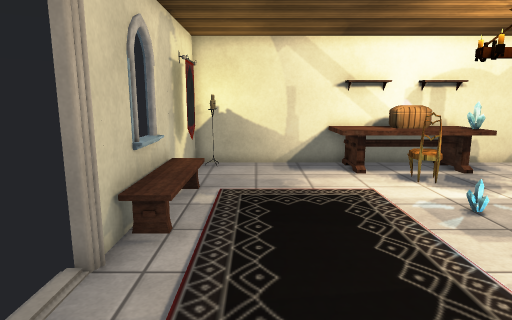
view 1 (above)

16 first-person views from a walk through a scene from a Unity 3-D project. The camera is 1.5 m above the floor, tilts 10° down and sees 75° across. The floor is counted in squares, 0.5 m on a side. Each view is taken from the middle of a square. On the plan, view 1 faces up. The plan holds only what a view shows up to about 20 squares ahead; the rest is blank. Some animated figures are not drawn. Door leaves are left out, so doorways stand open. Some surface patterns are stand-ins.

view 2
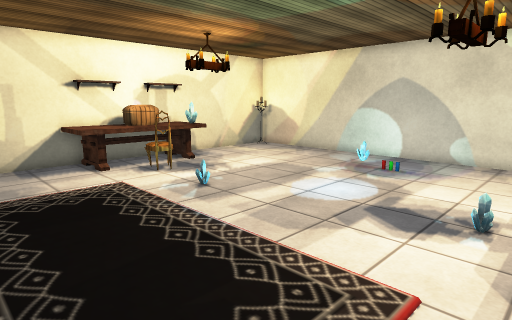

view 3
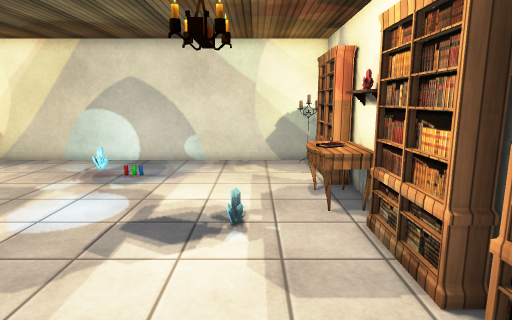

view 4
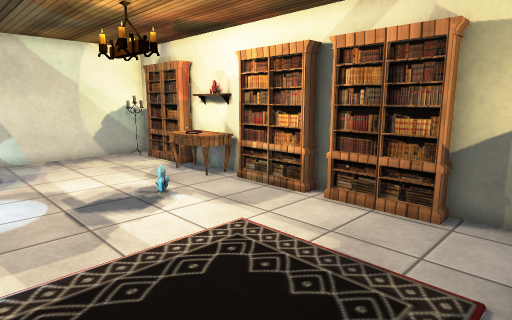

view 5
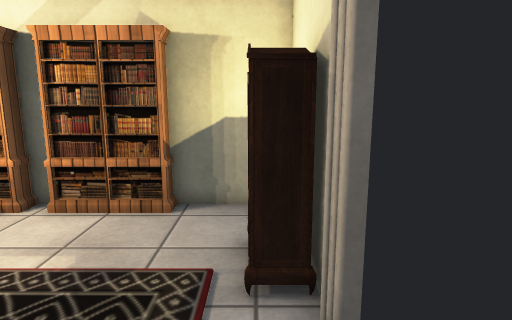

view 6
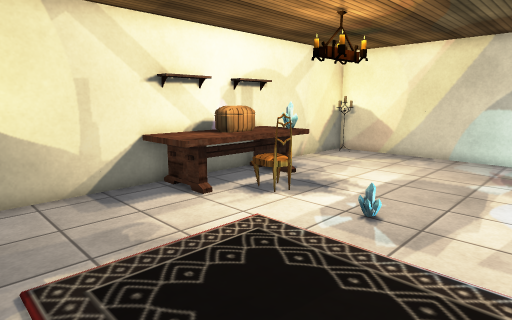

view 7
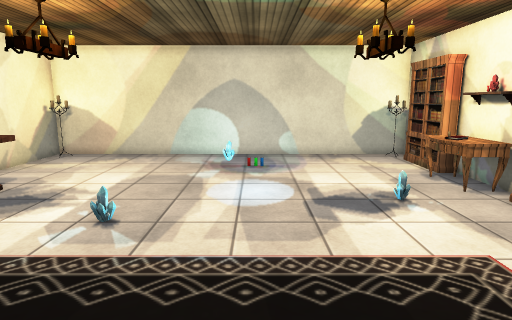

view 8
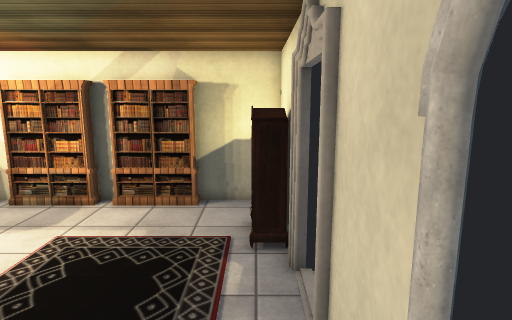

view 9
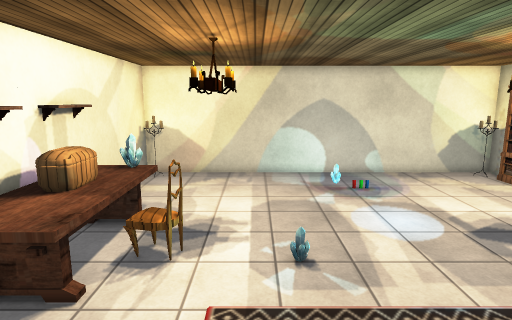

view 10
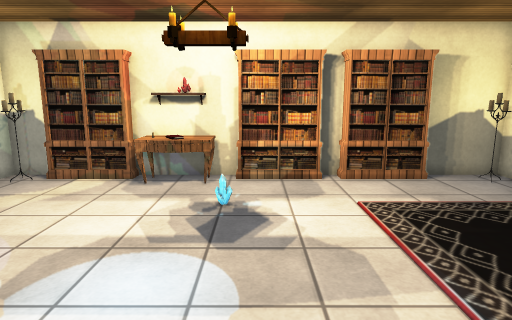

view 11
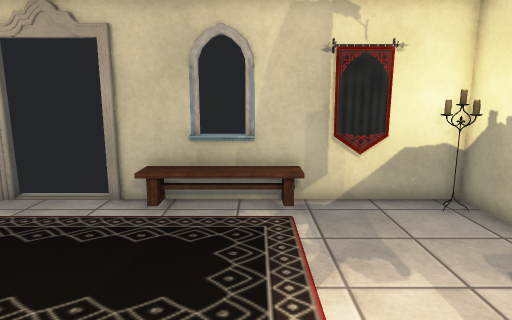

view 12
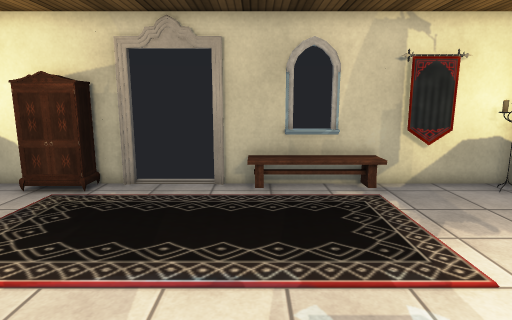

view 13
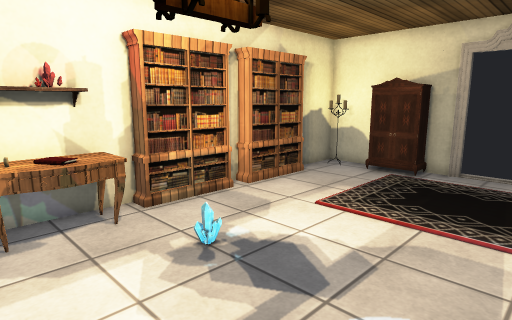

view 14
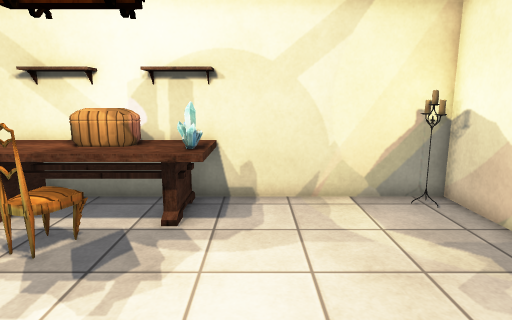

view 15
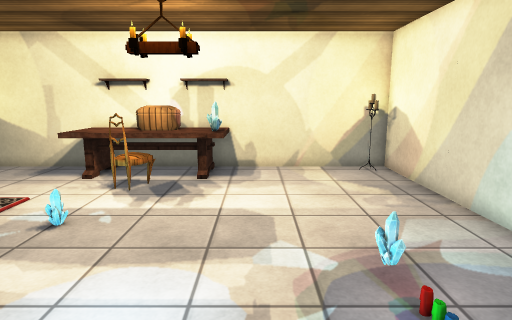

view 16
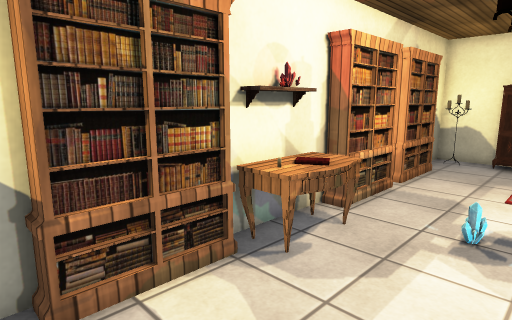

### Floor plan
Key: @ floor where view 1 was taken; # wall or solid block; . main floor; : floor 0.25 m higher than the main floor; / step, stairs or slope; D open door; = window, fence, low wall or low ledge; ^ raised ledge; C chest; R crystal; H chair; A carpet; E desk; B books; K bookshelf; S shelf; W wardrobe; O other object.
Columns run from 3 left of view 1 to 17 right of it. Each row starts with its distance up from view 1.
 16 #######^^###^########
 15 #O.....^^CCCR^.....O#
 14 #......^^^^^R#......#
 13 #=.......H#.........#
 12 #........H#.........#
 11 #/AAAAA.............#
 10 #/AAAAAA............#
  9  /AAAAAA.:..........#
  8 #/AAAAAA............#
  7 #/AAAAAA............#
  6 #.AAAAAA........R...#
  5 D.AAAAAA............#
  4 D.AAAAAA............#
  3 D.AAAAAA............#
  2 #.AAAAAA............#
  1 #WAAAAAA............#
  0 #W.@................#
 -1 #W..................#
 -2 #O..........EBE....O#
 -3 ## KKKKKKKKKSOSKKKKO#
 -4 ####  ##########  ###

Where each view was taken, in squares from view 1:
view 1: 0 up, 0 right, facing up
view 2: 1 down, 1 left, facing up-right
view 3: 0 up, 0 right, facing right
view 4: 6 up, 2 left, facing down-right
view 5: 6 up, 2 left, facing down
view 6: 5 up, 2 left, facing up-right
view 7: 5 up, 2 left, facing right
view 8: 10 up, 2 left, facing down
view 9: 10 up, 2 left, facing right
view 10: 10 up, 7 right, facing down
view 11: 10 up, 7 right, facing left
view 12: 7 up, 9 right, facing left
view 13: 6 up, 12 right, facing down-left
view 14: 6 up, 11 right, facing up
view 15: 1 up, 11 right, facing up
view 16: 2 up, 16 right, facing down-left
